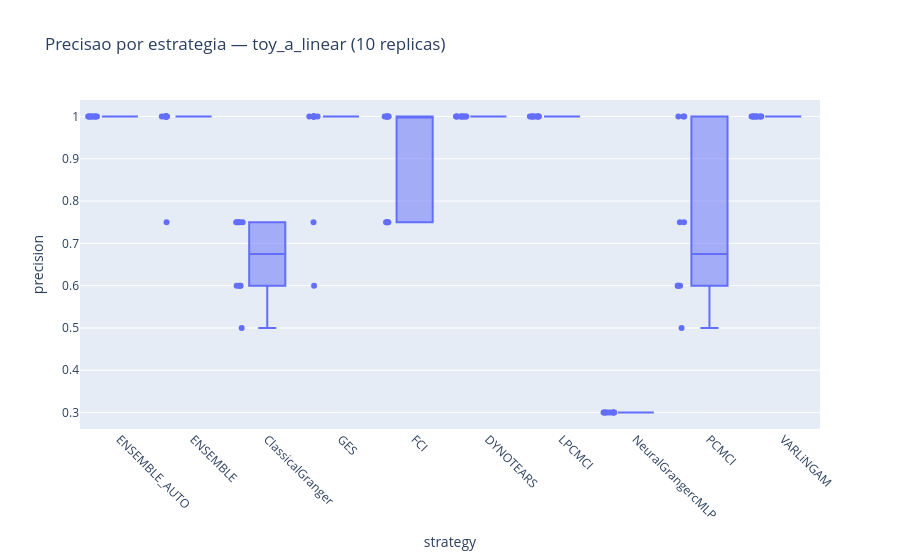
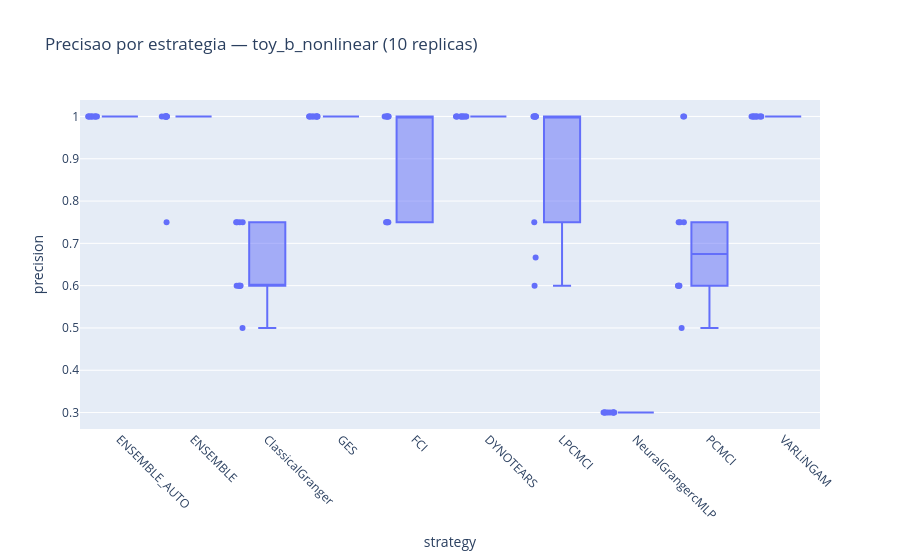

Notebook source saved alongside these figures, in order:
### Markdown cell above
## 5. Resultados descritivos (10 replicas por dataset)

Com 10 pontos por estrategia agora faz sentido olhar a distribuicao (boxplot), nao so a media.
Tambem mostramos quais subconjuntos de metodos a busca escolheu em cada replica — se ela convergir
quase sempre para os mesmos 2-3 metodos, isso e evidencia (dentro destes dois grafos) de que o
`performance_score` interno esta identificando os metodos realmente mais confiaveis.

### Code cell
main_strategies = [*ENSEMBLE_METHOD_NAMES, "ENSEMBLE", "ENSEMBLE_AUTO"]
strategy_order = ["ENSEMBLE_AUTO", "ENSEMBLE", *ENSEMBLE_METHOD_NAMES]

for name in DATASETS:
    subset = metrics_results[
        (metrics_results["dataset"] == name) & (metrics_results["strategy"].isin(main_strategies))
    ].copy()
    summary_table = subset.groupby("strategy")[[
        "precision", "recall", "f1_score", "average_precision", "roc_auc",
    ]].agg(["mean", "std"]).round(4)
    summary_table = summary_table.reindex(strategy_order)
    print(f"=== {name} — media e desvio-padrao entre as 10 replicas ===")
    display(summary_table)

    figure = px.box(
        subset, x="strategy", y="precision", points="all",
        category_orders={"strategy": strategy_order},
        title=f"Precisao por estrategia — {name} (10 replicas)",
    )
    figure.update_xaxes(tickangle=45)
    figure.show()

    combo_counts = selection_results.loc[
        selection_results["dataset"] == name, "auto_combination"
    ].value_counts()
    print(f"Subconjuntos escolhidos pela busca em {name} (10 replicas):")
    print(combo_counts.to_string())
    print()

### Figure 1 — Plotly figure (JSON) as saved in the notebook; plotly's stock layout.template omitted (floating-point values rounded to 4 significant figures)
{"data": [{"alignmentgroup": "True", "boxpoints": "all", "hovertemplate": "strategy=%{x}<br>precision=%{y}<extra></extra>", "legendgroup": "", "marker": {"color": "#636efa"}, "name": "", "notched": false, "offsetgroup": "", "orientation": "v", "showlegend": false, "type": "box", "x": ["ClassicalGranger", "GES", "FCI", "DYNOTEARS", "LPCMCI", "NeuralGrangercMLP", "PCMCI", "VARLiNGAM", "ENSEMBLE", "ENSEMBLE_AUTO", "ClassicalGranger", "GES", "FCI", "DYNOTEARS", "LPCMCI", "NeuralGrangercMLP", "PCMCI", "VARLiNGAM", "ENSEMBLE", "ENSEMBLE_AUTO", "ClassicalGranger", "GES", "FCI", "DYNOTEARS", "LPCMCI", "NeuralGrangercMLP", "PCMCI", "VARLiNGAM", "ENSEMBLE", "ENSEMBLE_AUTO", "ClassicalGranger", "GES", "FCI", "DYNOTEARS", "LPCMCI", "NeuralGrangercMLP", "PCMCI", "VARLiNGAM", "ENSEMBLE", "ENSEMBLE_AUTO", "ClassicalGranger", "GES", "FCI", "DYNOTEARS", "LPCMCI", "NeuralGrangercMLP", "PCMCI", "VARLiNGAM", "ENSEMBLE", "ENSEMBLE_AUTO", "ClassicalGranger", "GES", "FCI", "DYNOTEARS", "LPCMCI", "NeuralGrangercMLP", "PCMCI", "VARLiNGAM", "ENSEMBLE", "ENSEMBLE_AUTO", "ClassicalGranger", "GES", "FCI", "DYNOTEARS", "LPCMCI", "NeuralGrangercMLP", "PCMCI", "VARLiNGAM", "ENSEMBLE", "ENSEMBLE_AUTO", "ClassicalGranger", "GES", "FCI", "DYNOTEARS", "LPCMCI", "NeuralGrangercMLP", "PCMCI", "VARLiNGAM", "ENSEMBLE", "ENSEMBLE_AUTO", "ClassicalGranger", "GES", "FCI", "DYNOTEARS", "LPCMCI", "NeuralGrangercMLP", "PCMCI", "VARLiNGAM", "ENSEMBLE", "ENSEMBLE_AUTO", "ClassicalGranger", "GES", "FCI", "DYNOTEARS", "LPCMCI", "NeuralGrangercMLP", "PCMCI", "VARLiNGAM", "ENSEMBLE", "ENSEMBLE_AUTO"], "x0": " ", "xaxis": "x", "y": [0.6, 0.6, 0.75, 1.0, 1.0, 0.3, 0.5, 1.0, 1.0, 1.0, 0.6, 1.0, 0.75, 1.0, 1.0, 0.3, 0.75, 1.0, 1.0, 1.0, 0.75, 1.0, 1.0, 1.0, 1.0, 0.3, 1.0, 1.0, 1.0, 1.0, 0.75, 1.0, 1.0, 1.0, 1.0, 0.3, 0.75, 1.0, 1.0, 1.0, 0.75, 1.0, 1.0, 1.0, 1.0, 0.3, 1.0, 1.0, 1.0, 1.0, 0.5, 0.75, 0.75, 1.0, 1.0, 0.3, 0.6, 1.0, 1.0, 1.0, 0.75, 1.0, 1.0, 1.0, 1.0, 0.3, 1.0, 1.0, 1.0, 1.0, 0.6, 1.0, 0.75, 1.0, 1.0, 0.3, 0.6, 1.0, 0.75, 1.0, 0.75, 1.0, 1.0, 1.0, 1.0, 0.3, 0.6, 1.0, 1.0, 1.0, 0.6, 1.0, 1.0, 1.0, 1.0, 0.3, 0.6, 1.0, 1.0, 1.0], "y0": " ", "yaxis": "y"}], "layout": {"boxmode": "group", "legend": {"tracegroupgap": 0}, "title": {"text": "Precisao por estrategia — toy_a_linear (10 replicas)"}, "xaxis": {"anchor": "y", "categoryarray": ["ENSEMBLE_AUTO", "ENSEMBLE", "ClassicalGranger", "GES", "FCI", "DYNOTEARS", "LPCMCI", "NeuralGrangercMLP", "PCMCI", "VARLiNGAM"], "categoryorder": "array", "domain": [0.0, 1.0], "tickangle": 45, "title": {"text": "strategy"}}, "yaxis": {"anchor": "x", "domain": [0.0, 1.0], "title": {"text": "precision"}}}}

### Figure 2 — Plotly figure (JSON) as saved in the notebook; plotly's stock layout.template omitted (floating-point values rounded to 4 significant figures)
{"data": [{"alignmentgroup": "True", "boxpoints": "all", "hovertemplate": "strategy=%{x}<br>precision=%{y}<extra></extra>", "legendgroup": "", "marker": {"color": "#636efa"}, "name": "", "notched": false, "offsetgroup": "", "orientation": "v", "showlegend": false, "type": "box", "x": ["ClassicalGranger", "GES", "FCI", "DYNOTEARS", "LPCMCI", "NeuralGrangercMLP", "PCMCI", "VARLiNGAM", "ENSEMBLE", "ENSEMBLE_AUTO", "ClassicalGranger", "GES", "FCI", "DYNOTEARS", "LPCMCI", "NeuralGrangercMLP", "PCMCI", "VARLiNGAM", "ENSEMBLE", "ENSEMBLE_AUTO", "ClassicalGranger", "GES", "FCI", "DYNOTEARS", "LPCMCI", "NeuralGrangercMLP", "PCMCI", "VARLiNGAM", "ENSEMBLE", "ENSEMBLE_AUTO", "ClassicalGranger", "GES", "FCI", "DYNOTEARS", "LPCMCI", "NeuralGrangercMLP", "PCMCI", "VARLiNGAM", "ENSEMBLE", "ENSEMBLE_AUTO", "ClassicalGranger", "GES", "FCI", "DYNOTEARS", "LPCMCI", "NeuralGrangercMLP", "PCMCI", "VARLiNGAM", "ENSEMBLE", "ENSEMBLE_AUTO", "ClassicalGranger", "GES", "FCI", "DYNOTEARS", "LPCMCI", "NeuralGrangercMLP", "PCMCI", "VARLiNGAM", "ENSEMBLE", "ENSEMBLE_AUTO", "ClassicalGranger", "GES", "FCI", "DYNOTEARS", "LPCMCI", "NeuralGrangercMLP", "PCMCI", "VARLiNGAM", "ENSEMBLE", "ENSEMBLE_AUTO", "ClassicalGranger", "GES", "FCI", "DYNOTEARS", "LPCMCI", "NeuralGrangercMLP", "PCMCI", "VARLiNGAM", "ENSEMBLE", "ENSEMBLE_AUTO", "ClassicalGranger", "GES", "FCI", "DYNOTEARS", "LPCMCI", "NeuralGrangercMLP", "PCMCI", "VARLiNGAM", "ENSEMBLE", "ENSEMBLE_AUTO", "ClassicalGranger", "GES", "FCI", "DYNOTEARS", "LPCMCI", "NeuralGrangercMLP", "PCMCI", "VARLiNGAM", "ENSEMBLE", "ENSEMBLE_AUTO"], "x0": " ", "xaxis": "x", "y": [0.5, 1.0, 0.75, 1.0, 0.6, 0.3, 0.6, 1.0, 1.0, 1.0, 0.6, 1.0, 0.75, 1.0, 0.75, 0.3, 0.6, 1.0, 0.75, 1.0, 0.75, 1.0, 1.0, 1.0, 1.0, 0.3, 0.75, 1.0, 1.0, 1.0, 0.75, 1.0, 1.0, 1.0, 1.0, 0.3, 0.75, 1.0, 1.0, 1.0, 0.75, 1.0, 1.0, 1.0, 1.0, 0.3, 1.0, 1.0, 1.0, 1.0, 0.6, 1.0, 1.0, 1.0, 1.0, 0.3, 0.75, 1.0, 1.0, 1.0, 0.75, 1.0, 1.0, 1.0, 0.6667, 0.3, 1.0, 1.0, 1.0, 1.0, 0.6, 1.0, 0.75, 1.0, 1.0, 0.3, 0.6, 1.0, 1.0, 1.0, 0.6, 1.0, 0.75, 1.0, 1.0, 0.3, 0.5, 1.0, 1.0, 1.0, 0.6, 1.0, 1.0, 1.0, 1.0, 0.3, 0.6, 1.0, 1.0, 1.0], "y0": " ", "yaxis": "y"}], "layout": {"boxmode": "group", "legend": {"tracegroupgap": 0}, "title": {"text": "Precisao por estrategia — toy_b_nonlinear (10 replicas)"}, "xaxis": {"anchor": "y", "categoryarray": ["ENSEMBLE_AUTO", "ENSEMBLE", "ClassicalGranger", "GES", "FCI", "DYNOTEARS", "LPCMCI", "NeuralGrangercMLP", "PCMCI", "VARLiNGAM"], "categoryorder": "array", "domain": [0.0, 1.0], "tickangle": 45, "title": {"text": "strategy"}}, "yaxis": {"anchor": "x", "domain": [0.0, 1.0], "title": {"text": "precision"}}}}
